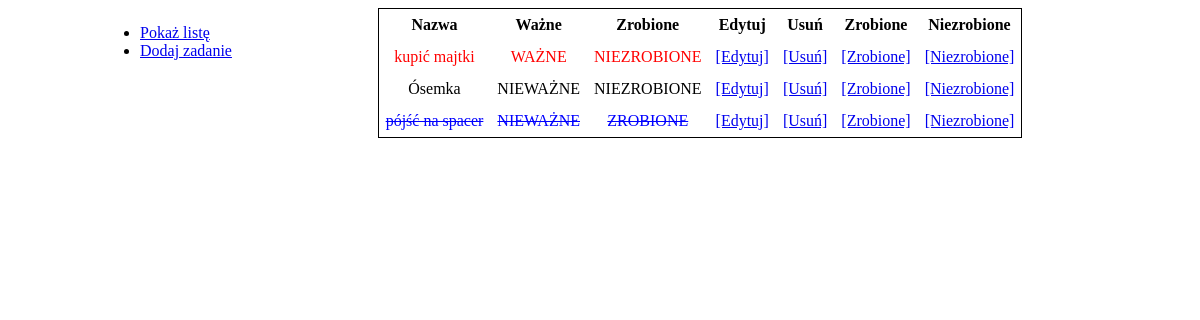
Page /todo/index.php on the committed database.
### tables this page shows
CREATE TABLE `todo` (
  `id_todo` int(11) NOT NULL,
  `nazwa` text NOT NULL,
  `czy_wazne` tinyint(1) NOT NULL,
  `czy_zrobione` tinyint(1) NOT NULL,
  `kolor` text NOT NULL
);

### todo/index.php (the view, shortened to what this page needs)
<!DOCTYPE html>
<html lang="en">
<head>
    <link rel="stylesheet" type="text/css" href="styles.css">
</head>
<body>
    <div class="container">
        <div class="lewy">
            <ul>
                <li><a href="index.php">Pokaż listę</a></li>
                <li><a href="add.php">Dodaj zadanie</a></li>
            </ul>
        </div>
        <div class="prawy">
        <?php
            $conn = new mysqli('localhost', 'root', '', 'todo');
            $conn->set_charset('utf8');
            $sql = "SELECT * FROM todo ORDER BY czy_wazne DESC";
            $result = $conn->query($sql);
            echo "<table>";
            echo "<tr style='font-weight:bold;'>";
            echo "<td>Nazwa</td><td>Ważne</td><td>Zrobione</td><td>Edytuj</td><td>Usuń</td><td>Zrobione</td><td>Niezrobione</td>";
            echo "</tr>";
            while ($row = $result->fetch_assoc()) {
                $id = $row['id_todo'];
                $nazwa = $row['nazwa'];
                $czyWazne = $row['czy_wazne'];
                if ($czyWazne == "1") $czyWazne = "WAŻNE";
                else $czyWazne = "NIEWAŻNE";
                $czyZrobione = $row['czy_zrobione'];
                if ($czyZrobione == "1") $czyZrobione = "ZROBIONE";
                else $czyZrobione = "NIEZROBIONE";
                $kolor = $row['kolor'];
                echo "<tr style='color: $kolor;'>";
                echo "<td>";
                if ($czyZrobione ==  "ZROBIONE") echo "<del>";
                echo "$nazwa";
                if ($czyZrobione == "ZROBIONE") echo "</del>";
                echo "</td>";
                echo "<td>";
                if ($czyZrobione ==  "ZROBIONE") echo "<del>";
                echo "$czyWazne";
                if ($czyZrobione == "ZROBIONE") echo "</del>";
                echo "</td>";
                echo "<td>";
                if ($czyZrobione ==  "ZROBIONE") echo "<del>";
                echo "$czyZrobione";
                if ($czyZrobione == "ZROBIONE") echo "</del>";
                echo "</td>";
                echo "<td>";
                echo "<a href='edit.php?id=$id'>[Edytuj]</a>";
                echo "</td>";
                echo "<td>";
                echo "<a href='del.php?id=$id'>[Usuń]</a>";
                echo "</td>";
                echo "<td>";
                echo "<a href='do.php?id=$id'>[Zrobione]</a>";
                echo "</td>";
                echo "<td>";
                echo "<a href='undo.php?id=$id'>[Niezrobione]</a>";
                echo "</td>";
                echo "</tr>";
            }
            echo "</table>";
        ?>
        </div>
    </div>
</body>
</html>

### todo/styles.css (style rules this page uses)
.container { width: 1000px; margin: 0 auto; display: flex; }
.lewy { flex: 2; }
.prawy { flex: 8; text-align: center; }
table { margin: 0 auto; border: 1px solid black; border-collapse: collapse; }
td { padding: 7px; }

### rows in the picture
todo: nazwa "kupić majtki", czy_wazne "WAŻNE", czy_zrobione "NIEZROBIONE"
todo: nazwa "Ósemka", czy_wazne "NIEWAŻNE", czy_zrobione "NIEZROBIONE"
todo: nazwa "pójść na spacer", czy_wazne "NIEWAŻNE", czy_zrobione "ZROBIONE"
